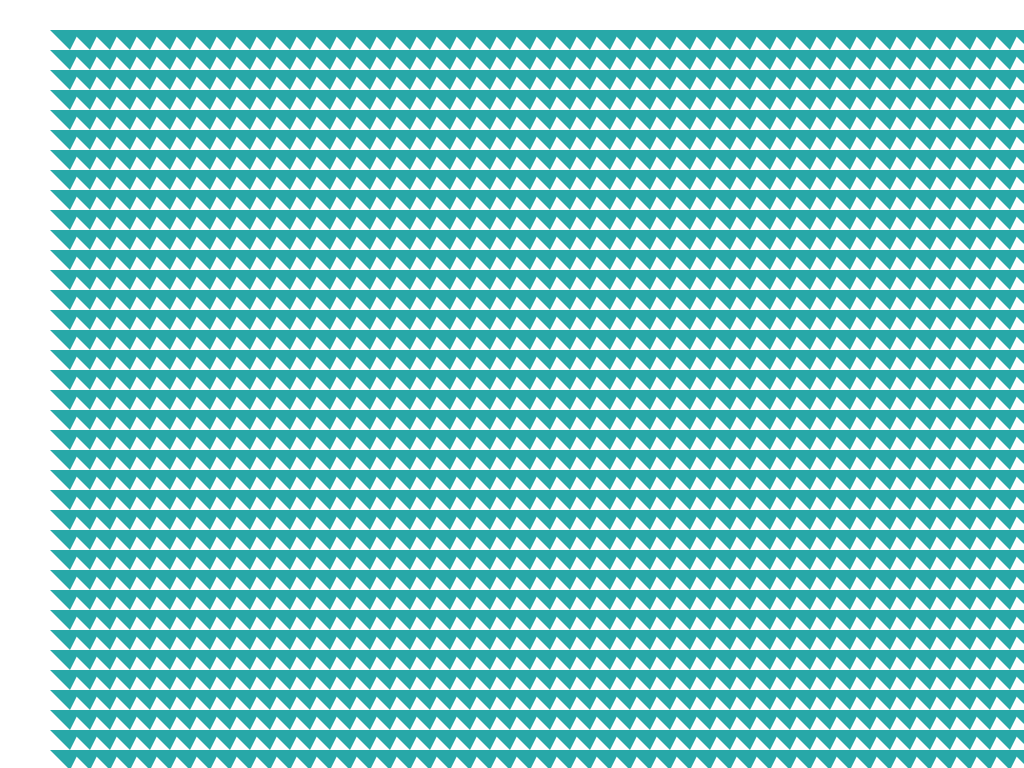
Frame 1 (no input)
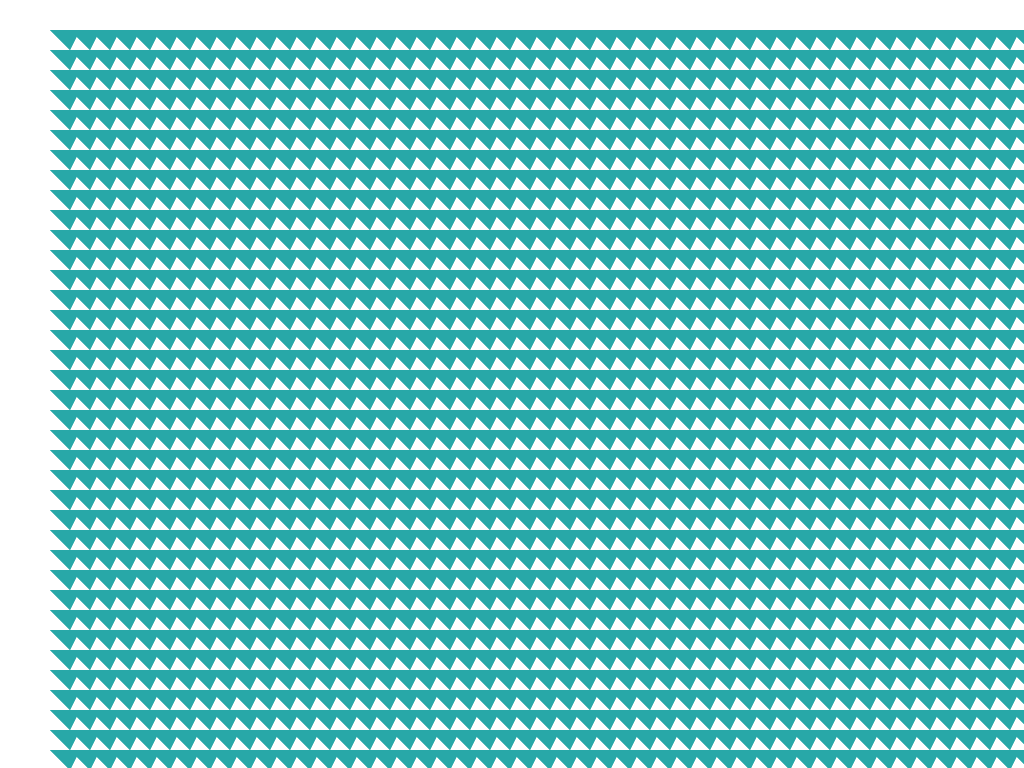
Frame 2 (the mouse pressed at the canvas centre, redrawn once)

The Processing sketch that drew these frames (run headless with seeded random() and noise(); the mouse was pressed at the canvas centre and the sketch redrawn once):

// Processing sketch: processing_147955
// ── processing_147955.pde

// Konkuk University
// Department of Dynamic Media
// SOS iDesign
// Name: KIM CHAEYEON
// ID: 201420073

void setup(){
size (1024, 768);
background(255);
smooth();
noLoop();
}
void draw() {
   fill(#96FFFF);
  for (int i=30; i<width; i=i+20) {
    for (int j=0; j<width; j=j+20) {
      noStroke();
      fill(#28A8A8);
pushMatrix();
 translate (i,j);
  triangle (50,30,20,30,40,50);
  popMatrix();

    }
  }
}
 
void keyPressed() {
  background(0);
  redraw();
}
